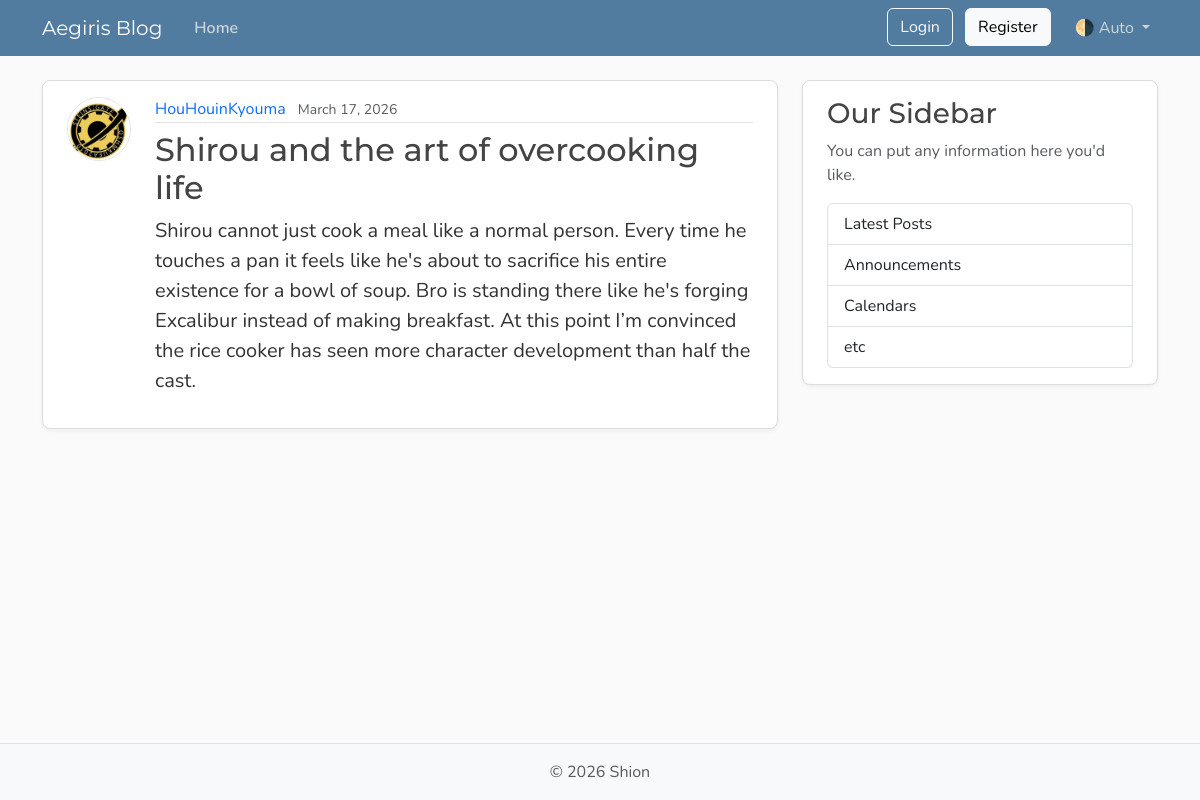
/posts/42, run on the app's committed database.
### models.py (models this page shows, shortened)
class User(Base):
    __tablename__ = "users"
    id: Mapped[int] = mapped_column(Integer, primary_key= True, index= True)
    username: Mapped[str] = mapped_column(String(50), unique= True, nullable= False)
    email: Mapped[str] = mapped_column(String(120), unique= True, nullable= False)
    password_hash: Mapped[str] = mapped_column(String(200), nullable=False)
    image_file: Mapped[str | None] = mapped_column(String(200), nullable=True, default=None)
    posts: Mapped[list[Post]] = relationship(back_populates="author", cascade="all, delete-orphan")

class Post(Base):
    __tablename__ = "posts"
    id: Mapped[int] = mapped_column(Integer, primary_key= True, index= True)
    title: Mapped[str] = mapped_column(String(100), nullable= False)
    content: Mapped[str] = mapped_column(Text, nullable= False)
    user_id: Mapped[str | None] = mapped_column(ForeignKey("users.id"), nullable=True, index=True)
    date_posted: Mapped[datetime] = mapped_column(DateTime(timezone=True),default=lambda: datetime.now(UTC))
    author: Mapped[User] = relationship(back_populates="posts")

### main.py (the view)
@app.get("/posts/{post_id}", include_in_schema=False)
async def post_page(request: Request, post_id: int, db: Annotated[AsyncSession, Depends(get_db)]):
    result = await db.execute(select(models.Post).options(selectinload(models.Post.author)).where(models.Post.id == post_id))
    post = result.scalars().first()
    if post:
        title = post.title[:50]
        return templates.TemplateResponse(request, "post.html", {"post": post, "title": title})
    raise HTTPException(status_code=status.HTTP_404_NOT_FOUND, detail="Post not found")

### templates/post.html (shortened to what this page needs)
{% extends "layout.html" %}
{% block content %}
  <article class="content-section py-3 px-4 mb-4">
    <div class="d-flex align-items-start gap-4">
      <img class="rounded-circle article-img flex-shrink-0"
           src="{{ post.author.image_path }}"
           alt="{{ post.author.username }}'s profile picture"
           width="64"
           height="64"
           loading="lazy">
      <div class="flex-grow-1">
        <div class="article-metadata mb-2">
          <a class="me-2" href="{{ url_for('user_posts', user_id = post.author.id) }}">{{ post.author.username }}</a>
          <small class="text-body-secondary">{{ post.date_posted.strftime('%B %d, %Y') }}</small>
        </div>
        <h2 class="article-title">{{ post.title }}</h2>
        <p class="article-content">{{ post.content }}</p>
      </div>
    </div>
  </article>
{% endblock content %}

### static/css/main.css (style rules this page uses)
:root { --font-heading: "Montserrat", system-ui, -apple-system, BlinkMacSystemFont, sans-serif; --font-body: "Nunito", system-ui, -apple-system, BlinkMacSystemFont, sans-serif; --color-bg-body: #fafafa; --color-bg-content: #ffffff; --color-text-primary: #333333; --color-text-heading: #444444; --color-steel: #527c9f; --color-nav-link: #cbd5db; --color-nav-link-hover: #ffffff; --color-link-hover: #428bca; --color-border: #dddddd; --color-border-light: #e3e3e3; --spacing-xl: 5rem; --article-img-size: 4rem; --account-img-size: 7.813rem; }
body { font-family: var(--font-body); background: var(--color-bg-body); color: var(--color-text-primary); }
h1, h2, h3, h4, h5, h6 { font-family: var(--font-heading); color: var(--color-text-heading); }
a { text-decoration: none; }
.content-section { background: var(--color-bg-content); border: 1px solid var(--color-border); border-radius: 0.5rem; box-shadow: 0 2px 4px rgba(15, 23, 42, 0.05); transition: box-shadow 0.15s ease, transform 0.15s ease, border-color 0.15s ease; }
.article-title { color: var(--color-text-heading); transition: color 0.2s ease-in-out; }
.article-content { white-space: pre-line; font-size: 1.25rem; }
.article-img { height: var(--article-img-size); width: var(--article-img-size); flex-shrink: 0; object-fit: cover; border: 1px solid var(--color-border-light); box-shadow: 0 0 0 2px var(--color-bg-content); }
.article-metadata { padding-bottom: 0.063rem; border-bottom: 1px solid var(--color-border-light); }
.article-metadata a { transition: color 0.2s ease-in-out; }

### data on the page
User: author.image_path (picture), author.username "HouHouinKyouma"
Post: date_posted "March 17, 2026", title "Shirou and the art of overcooking life", content "Shirou cannot just cook a meal like a normal person. Every time he touches a pan it feels like he's about to sacrifice his entire existence for a bowl of soup. Bro is standing there like he's forging Excalibur instead of making breakfast. At this point I’m convinced the rice cooker has seen more character development than half the cast."
